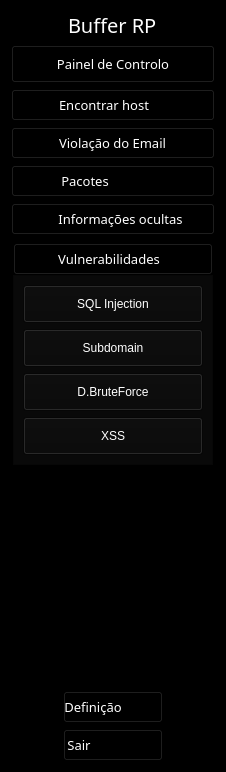
       <widget class="QWidget" name="icon_text" native="true">
        <property name="minimumSize">
         <size>
          <width>226</width>
          <height>0</height>
         </size>
        </property>
        <property name="maximumSize">
         <size>
          <width>226</width>
          <height>16777215</height>
         </size>
        </property>
        <property name="styleSheet">
         <string notr="true">QWidget{
background-color:black;
color:white;
}



QPushButton{
height:30px;
}</string>
        </property>
        <layout class="QVBoxLayout" name="verticalLayout_3">
         <item>
          <layout class="QHBoxLayout" name="horizontalLayout_2">
           <property name="bottomMargin">
            <number>0</number>
           </property>
           <item>
            <spacer name="horizontalSpacer_5">
             <property name="orientation">
              <enum>Qt::Horizontal</enum>
             </property>
             <property name="sizeHint" stdset="0">
              <size>
               <width>40</width>
               <height>20</height>
              </size>
             </property>
            </spacer>
           </item>
           <item>
            <widget class="QLabel" name="label_5">
             <property name="text">
              <string/>
             </property>
             <property name="pixmap">
              <pixmap resource="../Dashboard.qrc">:/Image/Icons/Logo.png</pixmap>
             </property>
             <property name="scaledContents">
              <bool>true</bool>
             </property>
            </widget>
           </item>
           <item>
            <widget class="QLabel" name="label_3">
             <property name="font">
              <font>
               <family>Dubai Medium</family>
               <pointsize>15</pointsize>
              </font>
             </property>
             <property name="text">
              <string>Buffer RP</string>
             </property>
            </widget>
           </item>
           <item>
            <spacer name="horizontalSpacer_3">
             <property name="orientation">
              <enum>Qt::Horizontal</enum>
             </property>
             <property name="sizeHint" stdset="0">
              <size>
               <width>58</width>
               <height>20</height>
              </size>
             </property>
            </spacer>
           </item>
          </layout>
         </item>
         <item>
          <widget class="QPushButton" name="dash_2">
           <property name="font">
            <font>
             <family>Dubai Medium</family>
             <pointsize>10</pointsize>
            </font>
           </property>
           <property name="styleSheet">
            <string notr="true">
QPushButton:hover{
color:black;
background-color:white;
border-radius:3px;
}</string>
           </property>
           <property name="text">
            <string>Painel de Controlo</string>
           </property>
           <property name="icon">
            <iconset resource="../Dashboard.qrc">
             <normaloff>:/Image/Icons/dashboard.png</normaloff>:/Image/Icons/dashboard.png</iconset>
           </property>
           <property name="iconSize">
            <size>
             <width>30</width>
             <height>30</height>
            </size>
           </property>
           <property name="checkable">
            <bool>true</bool>
           </property>
           <property name="autoExclusive">
            <bool>true</bool>
           </property>
          </widget>
         </item>
         <item>
          <widget class="QPushButton" name="host_2">
           <property name="enabled">
            <bool>true</bool>
           </property>
           <property name="font">
            <font>
             <family>Dubai Medium</family>
             <pointsize>10</pointsize>
            </font>
           </property>
           <property name="layoutDirection">
            <enum>Qt::LeftToRight</enum>
           </property>
           <property name="autoFillBackground">
            <bool>false</bool>
           </property>
           <property name="styleSheet">
            <string notr="true">
QPushButton{
padding-right:18px;
}

QPushButton:hover{
color:black;
background-color:white;
border-radius:3px;
}</string>
           </property>
           <property name="text">
            <string>Encontrar host</string>
           </property>
           <property name="icon">
            <iconset resource="../Dashboard.qrc">
             <normaloff>:/Image/Icons/computer.png</normaloff>:/Image/Icons/computer.png</iconset>
           </property>
           <property name="iconSize">
            <size>
             <width>30</width>
             <height>30</height>
            </size>
           </property>
           <property name="checkable">
            <bool>true</bool>
           </property>
           <property name="autoRepeat">
            <bool>false</bool>
           </property>
           <property name="autoExclusive">
            <bool>true</bool>
           </property>
           <property name="default">
            <bool>false</bool>
           </property>
          </widget>
         </item>
         <item>
          <widget class="QPushButton" name="email_2">
           <property name="font">
            <font>
             <family>Dubai Medium</family>
             <pointsize>10</pointsize>
            </font>
           </property>
           <property name="styleSheet">
            <string notr="true">
QPushButton{
padding-right:1px;

}

QPushButton:hover{
color:black;
background-color:white;
border-radius:3px;
}</string>
           </property>
           <property name="text">
            <string>Violação do Email</string>
           </property>
           <property name="icon">
            <iconset resource="../Dashboard.qrc">
             <normaloff>:/Image/Icons/email.png</normaloff>:/Image/Icons/email.png</iconset>
           </property>
           <property name="iconSize">
            <size>
             <width>32</width>
             <height>32</height>
            </size>
           </property>
           <property name="checkable">
            <bool>true</bool>
           </property>
           <property name="autoExclusive">
            <bool>true</bool>
           </property>
          </widget>
         </item>
         <item>
          <widget class="QPushButton" name="packet_2">
           <property name="font">
            <font>
             <family>Dubai Medium</family>
             <pointsize>10</pointsize>
            </font>
           </property>
           <property name="styleSheet">
            <string notr="true">
QPushButton{
padding-right:56px;
}

QPushButton:hover{
color:black;
background-color:white;
border-radius:3px;
}</string>
           </property>
           <property name="text">
            <string>Pacotes</string>
           </property>
           <property name="icon">
            <iconset resource="../Dashboard.qrc">
             <normaloff>:/Image/Icons/data-packets.png</normaloff>:/Image/Icons/data-packets.png</iconset>
           </property>
           <property name="iconSize">
            <size>
             <width>36</width>
             <height>36</height>
            </size>
           </property>
           <property name="checkable">
            <bool>true</bool>
           </property>
           <property name="autoExclusive">
            <bool>true</bool>
           </property>
          </widget>
         </item>
         <item>
          <widget class="QPushButton" name="hiden_info_2">
           <property name="enabled">
            <bool>true</bool>
           </property>
           <property name="font">
            <font>
             <family>Dubai Medium</family>
             <pointsize>10</pointsize>
            </font>
           </property>
           <property name="layoutDirection">
            <enum>Qt::LeftToRight</enum>
           </property>
           <property name="autoFillBackground">
            <bool>false</bool>
           </property>
           <property name="styleSheet">
            <string notr="true">

QPushButton{
padding-right:-15px;
}

QPushButton:hover{
color:black;
background-color:white;
border-radius:3px;
}</string>
           </property>
           <property name="text">
            <string>Informações ocultas</string>
           </property>
           <property name="icon">
            <iconset resource="../Dashboard.qrc">
             <normaloff>:/Image/Icons/eye.png</normaloff>:/Image/Icons/eye.png</iconset>
           </property>
           <property name="iconSize">
            <size>
             <width>30</width>
             <height>30</height>
            </size>
           </property>
           <property name="checkable">
            <bool>true</bool>
           </property>
           <property name="autoRepeat">
            <bool>false</bool>
           </property>
           <property name="autoExclusive">
            <bool>true</bool>
           </property>
           <property name="default">
            <bool>false</bool>
           </property>
          </widget>
         </item>
         <item>
          <widget class="QFrame" name="frame">
           <property name="styleSheet">
            <string notr="true"/>
           </property>
           <property name="frameShape">
            <enum>QFrame::StyledPanel</enum>
           </property>
           <property name="frameShadow">
            <enum>QFrame::Raised</enum>
           </property>
           <layout class="QVBoxLayout" name="verticalLayout_2" stretch="0">
            <property name="spacing">
             <number>0</number>
            </property>
            <property name="leftMargin">
             <number>0</number>
            </property>
            <property name="topMargin">
             <number>0</number>
            </property>
            <property name="rightMargin">
             <number>0</number>
            </property>
            <property name="bottomMargin">
             <number>0</number>
            </property>
            <item>
             <widget class="QFrame" name="frame_2">
              <property name="styleSheet">
               <string notr="true"/>
              </property>
              <property name="frameShape">
               <enum>QFrame::StyledPanel</enum>
              </property>
              <property name="frameShadow">
               <enum>QFrame::Raised</enum>
              </property>
              <layout class="QVBoxLayout" name="verticalLayout_8">
               <property name="spacing">
                <number>0</number>
               </property>
               <property name="leftMargin">
                <number>0</number>
               </property>
               <property name="topMargin">
                <number>0</number>
               </property>
               <property name="rightMargin">
                <number>0</number>
               </property>
               <property name="bottomMargin">
                <number>0</number>
               </property>
               <item>
                <widget class="QPushButton" name="vulner_2">
                 <property name="enabled">
                  <bool>true</bool>
                 </property>
                 <property name="font">
                  <font>
                   <family>Dubai Medium</family>
                   <pointsize>10</pointsize>
                  </font>
                 </property>
                 <property name="layoutDirection">
                  <enum>Qt::LeftToRight</enum>
                 </property>
                 <property name="autoFillBackground">
                  <bool>false</bool>
                 </property>
                 <property name="styleSheet">
                  <string notr="true">
QPushButton{
padding-right:8px;
}

QPushButton:hover{
color:black;
background-color:white;
border-radius:3px;
}</string>
                 </property>
                 <property name="text">
                  <string>Vulnerabilidades</string>
                 </property>
                 <property name="icon">
                  <iconset resource="../Dashboard.qrc">
                   <normaloff>:/Image/Icons/internet.png</normaloff>:/Image/Icons/internet.png</iconset>
                 </property>
                 <property name="iconSize">
                  <size>
                   <width>30</width>
                   <height>30</height>
                  </size>
                 </property>
                 <property name="checkable">
                  <bool>true</bool>
                 </property>
                 <property name="checked">
                  <bool>true</bool>
                 </property>
                 <property name="autoRepeat">
                  <bool>false</bool>
                 </property>
                 <property name="autoExclusive">
                  <bool>true</bool>
                 </property>
                 <property name="default">
                  <bool>false</bool>
                 </property>
                </widget>
               </item>
               <item>
                <widget class="QFrame" name="frame_3">
                 <property name="styleSheet">
                  <string notr="true">background-color: rgb(9, 9, 9);</string>
                 </property>
                 <property name="frameShape">
                  <enum>QFrame::StyledPanel</enum>
                 </property>
                 <property name="frameShadow">
                  <enum>QFrame::Raised</enum>
                 </property>
                 <layout class="QVBoxLayout" name="verticalLayout_7">
                  <item>
                   <widget class="QPushButton" name="sql_inj">
                    <property name="autoFillBackground">
                     <bool>false</bool>
                    </property>
                    <property name="styleSheet">
                     <string notr="true">QPushButton:checked{
	background-color: rgb(62, 62, 62);
border-radius:3px;
color: rgb(0, 0, 0);
}
QPushButton:hover{
color:black;
background-color:white;
border-radius:3px;
}</string>
                    </property>
                    <property name="text">
                     <string>SQL Injection</string>
                    </property>
                    <property name="checkable">
                     <bool>true</bool>
                    </property>
                    <property name="autoExclusive">
                     <bool>true</bool>
                    </property>
                   </widget>
                  </item>
                  <item>
                   <widget class="QPushButton" name="subdom">
                    <property name="autoFillBackground">
                     <bool>false</bool>
                    </property>
                    <property name="styleSheet">
                     <string notr="true">QPushButton:checked{
	background-color: rgb(62, 62, 62);
border-radius:3px;
color: rgb(0, 0, 0);
}

QPushButton:hover{
color:black;
background-color:white;
border-radius:3px;
}</string>
                    </property>
                    <property name="text">
                     <string>Subdomain</string>
                    </property>
                    <property name="checkable">
                     <bool>true</bool>
                    </property>
                    <property name="autoExclusive">
                     <bool>true</bool>
                    </property>
                   </widget>
                  </item>
                  <item>
                   <widget class="QPushButton" name="brute_force">
                    <property name="autoFillBackground">
                     <bool>false</bool>
                    </property>
                    <property name="styleSheet">
                     <string notr="true">QPushButton:checked{
	background-color: rgb(62, 62, 62);
border-radius:3px;
color: rgb(0, 0, 0);
}

QPushButton:hover{
color:black;
background-color:white;
border-radius:3px;
}</string>
                    </property>
                    <property name="text">
                     <string>D.BruteForce</string>
                    </property>
                    <property name="checkable">
                     <bool>true</bool>
                    </property>
                    <property name="autoExclusive">
                     <bool>true</bool>
                    </property>
                   </widget>
                  </item>
                  <item>
                   <widget class="QPushButton" name="xss">
                    <property name="autoFillBackground">
                     <bool>false</bool>
                    </property>
                    <property name="styleSheet">
                     <string notr="true">QPushButton:checked{
	background-color: rgb(62, 62, 62);
border-radius:3px;
color: rgb(0, 0, 0);
}

QPushButton:hover{
color:black;
background-color:white;
border-radius:3px;
}</string>
                    </property>
                    <property name="text">
                     <string>XSS</string>
                    </property>
                    <property name="checkable">
                     <bool>true</bool>
                    </property>
                    <property name="autoExclusive">
                     <bool>true</bool>
                    </property>
                   </widget>
                  </item>
                 </layout>
                </widget>
               </item>
              </layout>
             </widget>
            </item>
           </layout>
          </widget>
         </item>
         <item>
          <spacer name="verticalSpacer_3">
           <property name="orientation">
            <enum>Qt::Vertical</enum>
           </property>
           <property name="sizeHint" stdset="0">
            <size>
             <width>81</width>
             <height>218</height>
            </size>
           </property>
          </spacer>
         </item>
         <item>
          <layout class="QHBoxLayout" name="horizontalLayout_5">
           <item>
            <spacer name="horizontalSpacer_6">
             <property name="orientation">
              <enum>Qt::Horizontal</enum>
             </property>
             <property name="sizeHint" stdset="0">
              <size>
               <width>38</width>
               <height>20</height>
              </size>
             </property>
            </spacer>
           </item>
           <item>
            <layout class="QVBoxLayout" name="verticalLayout_5">
             <item>
              <widget class="QPushButton" name="setting_3">
               <property name="enabled">
                <bool>true</bool>
               </property>
               <property name="font">
                <font>
                 <family>Dubai Medium</family>
                 <pointsize>10</pointsize>
                </font>
               </property>
               <property name="layoutDirection">
                <enum>Qt::LeftToRight</enum>
               </property>
               <property name="autoFillBackground">
                <bool>false</bool>
               </property>
               <property name="styleSheet">
                <string notr="true">QPushButton:checked{
background:white;
border-radius:3px;
color: rgb(0, 0, 0);
}
QPushButton{
padding-right:40px;
}
QPushButton:hover{
color:black;
background-color:white;
border-radius:3px;
}</string>
               </property>
               <property name="text">
                <string>Definição</string>
               </property>
               <property name="icon">
                <iconset resource="../Dashboard.qrc">
                 <normaloff>:/Image/Icons/setting.png</normaloff>:/Image/Icons/setting.png</iconset>
               </property>
               <property name="iconSize">
                <size>
                 <width>32</width>
                 <height>32</height>
                </size>
               </property>
               <property name="checkable">
                <bool>true</bool>
               </property>
               <property name="autoRepeat">
                <bool>false</bool>
               </property>
               <property name="autoExclusive">
                <bool>true</bool>
               </property>
               <property name="default">
                <bool>false</bool>
               </property>
              </widget>
             </item>
             <item>
              <widget class="QPushButton" name="logout_2">
               <property name="enabled">
                <bool>true</bool>
               </property>
               <property name="font">
                <font>
                 <family>Dubai Medium</family>
                 <pointsize>10</pointsize>
                </font>
               </property>
               <property name="layoutDirection">
                <enum>Qt::LeftToRight</enum>
               </property>
               <property name="autoFillBackground">
                <bool>false</bool>
               </property>
               <property name="styleSheet">
                <string notr="true">
QPushButton{
padding-right:68px;
}
QPushButton:hover{
color:black;
background-color:white;
border-radius:3px;
}</string>
               </property>
               <property name="text">
                <string>Sair</string>
               </property>
               <property name="icon">
                <iconset resource="../Dashboard.qrc">
                 <normaloff>:/Image/Icons/exit.png</normaloff>:/Image/Icons/exit.png</iconset>
               </property>
               <property name="iconSize">
                <size>
                 <width>32</width>
                 <height>32</height>
                </size>
               </property>
               <property name="checkable">
                <bool>true</bool>
               </property>
               <property name="autoRepeat">
                <bool>false</bool>
               </property>
               <property name="default">
                <bool>false</bool>
               </property>
              </widget>
             </item>
            </layout>
           </item>
           <item>
            <spacer name="horizontalSpacer_7">
             <property name="orientation">
              <enum>Qt::Horizontal</enum>
             </property>
             <property name="sizeHint" stdset="0">
              <size>
               <width>38</width>
               <height>20</height>
              </size>
             </property>
            </spacer>
           </item>
          </layout>
         </item>
        </layout>
       </widget>
